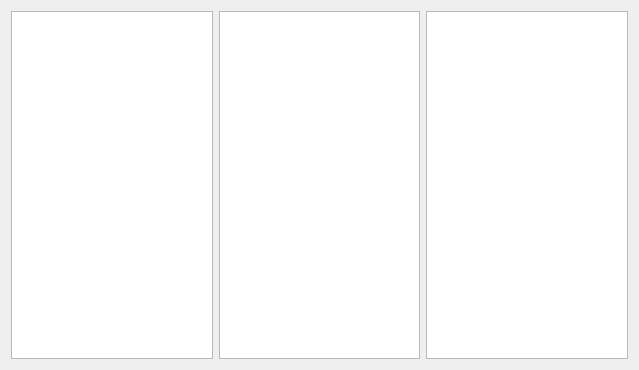
<?xml version="1.0" encoding="UTF-8"?>
<ui version="4.0">
 <class>Widget</class>
 <widget class="QWidget" name="Widget">
  <property name="geometry">
   <rect>
    <x>0</x>
    <y>0</y>
    <width>639</width>
    <height>370</height>
   </rect>
  </property>
  <property name="windowTitle">
   <string>Widget</string>
  </property>
  <layout class="QGridLayout" name="gridLayout">
   <item row="0" column="0">
    <layout class="QHBoxLayout" name="horizontalLayout">
     <item>
      <widget class="QPlainTextEdit" name="plainTextEdit"/>
     </item>
     <item>
      <widget class="QPlainTextEdit" name="plainTextEdit_2"/>
     </item>
     <item>
      <widget class="QPlainTextEdit" name="plainTextEdit_3"/>
     </item>
    </layout>
   </item>
  </layout>
 </widget>
 <layoutdefault spacing="6" margin="11"/>
 <resources/>
 <connections/>
</ui>
